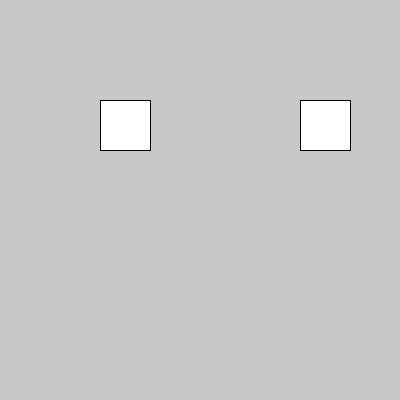
Frame 1 (no input)
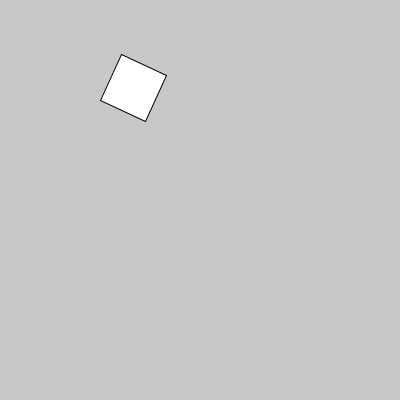
Frame 60 (the mouse pressed at the canvas centre just before this capture)
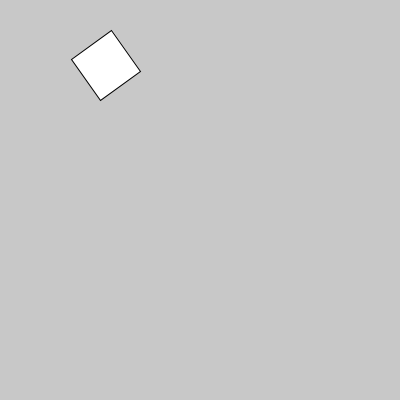
Frame 120 (the mouse held since frame 60 and released just before this capture)

The Processing sketch that drew these frames (run headless with seeded random() and noise(); from frame 60 on, the mouse is pressed at the canvas centre):

// Processing sketch: rotate_translate_02
// ── rotate_translate_02.pde
int grados = 0;

void setup(){
  size(400,400);
  textSize(20);
}

void draw(){
  background(200);
  translate(100,100);
  rotate(radians(grados));
  rect(0,0,50,50);
  rect(200,0,50,50);
  rect(300,0,50,50);
  rect(300,300,50,50);
  grados += 5;
}

void mouseClicked(){
  
}
